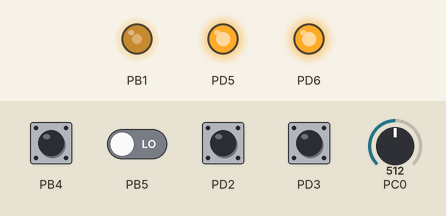
A program run on a simulated ATmega328P, built with avr-gcc and emulated at 16 MHz (the files do not name the chip). On the bench: output pins drawn as LEDs (lit = HIGH). The inputs (shaded band) are chosen by the test bench; at power-on: PB4, PD2, PD3 HIGH, PB5 LOW, PC0 = 512.

Above: at 1.2 s.
1.3 s: PC0 set to 716
At 2.4 s:
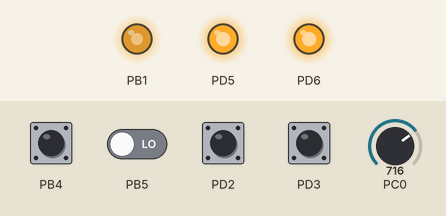
2.8 s: PD2 pulled LOW for 0.15 s
At 3.6 s:
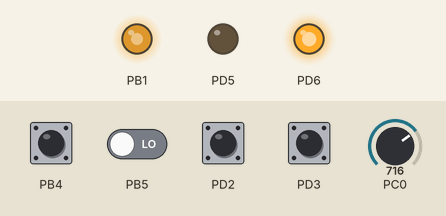
4.4 s: PD3 pulled LOW for 0.15 s
At 4.8 s:
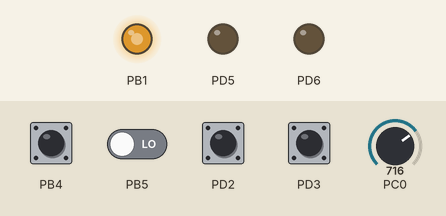
6.0 s: PC0 set to 900
At 7.2 s:
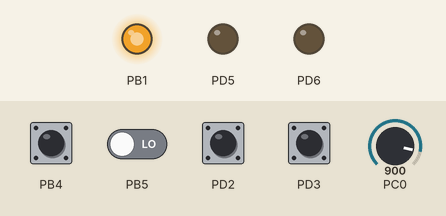
7.5 s: PD2 pulled LOW for 1 s
At 8.3 s:
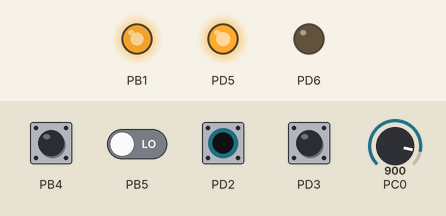
10.0 s: PD3 pulled LOW for 1 s
At 11.4 s:
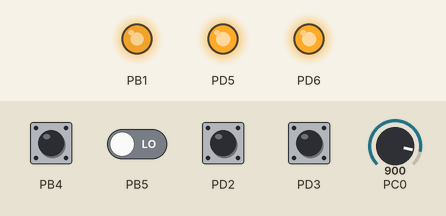
Timing chart, 0 to 13.0 s (numbered marks = the images above; inputs shaded):
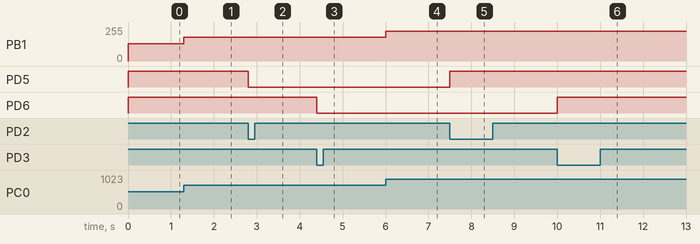

Measured:
- after the input at 1.3 s, PB1: 128/255 → 178/255 at once
- after the input at 2.8 s, PD5: HIGH → LOW at once
- after the input at 4.4 s, PD6: HIGH → LOW at once
- after the input at 6.0 s, PB1: 178/255 → 224/255 at once
- after the input at 7.5 s, PD5: LOW → HIGH at once
- after the input at 10.0 s, PD6: LOW → HIGH at once

The program:

main.cpp
```cpp
#define F_CPU 16000000L     //тактовая частота МК

#include <avr/io.h>
#include <avr/interrupt.h>


#include "ADC.hpp"
#include "TIM.hpp"
#include "EXT_INT.hpp"

//#include "Serial.hpp"

int main()
{
    sei();

    __ADC::init();
    TIM::port_init();
    TIM::timer_init();
    EXT_INT::init();

    //SerialPort::connect();


    while(true)
    {
        OCR1A = __ADC::get_result(0x0u);
    }

    return 0;
}
```

ADC.hpp
```cpp
#pragma once

#include <avr/io.h>
//#include <avr/interrupt.h>

class ADC_Operations;
using __ADC = ADC_Operations;

class ADC_Operations
{
private:
    ADC_Operations() = delete;
public:
    static void init();
    static uint16_t get_result(const uint8_t);
    [[deprecated]]
    static inline const volatile uint8_t get_channel()
    {
        return (ADMUX & 0xF);
    }
};
```

EXT_INT.hpp
```cpp
#pragma once

#include <avr/io.h>
#include <avr/interrupt.h>

class EXT_INT
{
private:
    EXT_INT() = delete;
public:
    static volatile bool blocked_control; // Если флаг взведен, реакции на потенциометр нет.
    static volatile uint16_t count_interrupt; // количество оборотов, который засек датчик
    static void init();
};
```

Serial.hpp
```cpp
#pragma once

#include <avr/io.h>
#include <avr/interrupt.h>

/*
    Для общения с ПК для дебага.
    В основной код не входит
*/
class SerialPort
{
private:
    SerialPort() = delete;
public:
    static void write(const uint8_t);
    static void write(const unsigned char [], const __SIZE_TYPE__ &size);
    static void write(const volatile uint16_t);
    static void connect();
};
```

TIM.hpp
```cpp
#pragma once

#include <avr/io.h>
#include <avr/interrupt.h>

class Timer_Operations;
using TIM = Timer_Operations;

class Timer_Operations
{
private:
    Timer_Operations() = delete;

public:
    static volatile inline uint16_t _counter_interrupt = 0;
    static void timer_init();
    static inline void port_init()
    {
        DDRB |= (1 << PB1);
    }
};
```

ADC.cpp
```cpp
#include "ADC.hpp"
#include <avr/interrupt.h>
#include "Serial.hpp"

void __ADC::init()
{
    ADMUX = (0b01 << REFS0);                    // REFS1 - 0, REFS0 - 1, ИОН = Vcc

    DIDR0 = (0b1111 << ADC2D);                  // отключаем каналы

    ADCSRA = (1 << ADEN) |                      // разрешаем работу АЦП
            (0b111 << ADPS0);                   // устанавливаем предделитель частоты на 128

}

uint16_t __ADC::get_result(const uint8_t channel)
{
    ADMUX = (ADMUX & 0xF0) | channel;           // настраиваем канал

    ADCSRA |= (1 << ADSC);                      // запускаем преобразование
    while(!(ADCSRA & (1 << ADIF)));             // ждем конца преобразования

    return ADC;
}
```

EXT_INT.cpp
```cpp
#include "EXT_INT.hpp"
#include "Serial.hpp"

volatile uint16_t EXT_INT::count_interrupt = 0;

void EXT_INT::init()
{
    /*
        Используемые порты:
        1. PD2 - INT0   - внешнее прерывание от кнопки_1
        2. PD3 - INT1   - внешнее прерывание от кнопки_2
        3. PB4 - PCINT4 - внешнее прерывание от оптического датчика
        4. PB5 - PCINT5 - внешнее прерывание от выхода Pololu FAULT -unused
    */
    EICRA   =   (0b10 << ISC00) | (0b10 << ISC10);  // спадающий фронт на ноге PD2, PD3
    EIMSK   =   (1 << INT0) | (1 << INT1);          // включаем внешнее прерывание

    DDRD    &=  ~((1 << DD2) | (1 << DD3));         // определяем пин на вход
    PORTD   |=  (1 << PD2) | (1 << PD3);            // подтягиваем на питание

    PCICR   =   (1 << PCIE0) | (1 << PCIE1);        // включаем группу прерываний PCINT0/1
    PCMSK0  =   (1 << PCINT4) | (1 << PCINT5);      // включаем прерывание PCINT0/1

    DDRB    &=  ~((1 << DD4));                      // определяем пин на вход
    PORTB   |=  (1 << PB4);                         // подтягиваем дополнительно на питание

    DDRD    |=   (1 << DD6) | (1 << DD5);           // выход на start/stop
    PORTD   |=   (1 << PD6) | (1 << PD5);           // выход на реверс
}


ISR(PCINT0_vect)
{
    if((PINB & (1 << PB4)) == false)
        ++EXT_INT::count_interrupt;                 // считаем количество прохода энкодерного диска через фотопрерыватель
}

ISR(INT0_vect)
{
    PORTD ^= (1 << PD5);                            // дергаем DIR
}

ISR(INT1_vect)
{
    PORTD ^= (1 << PD6);                            // дергаем EN(enable, start/stop)
}
```

Serial.cpp
```cpp
#include "Serial.hpp"

void SerialPort::write(const uint8_t message)
{
    while(!(UCSR0A & (1 << UDRE0)));

    UDR0 = message;
/*
    while(!(UCSR0A & (1 << UDRE0)));
    UDR0 = '\n';
    while(!(UCSR0A & (1 << UDRE0)));
    UDR0 = '\r';
*/
    //nop!
}
void SerialPort::write(const unsigned char message[], const __SIZE_TYPE__ &size)
{
    for(__SIZE_TYPE__ index = 0; index < size; ++index)
    {
        while(!(UCSR0A & (1 << UDRE0)));

        UDR0 = message[index];
    }


}
void SerialPort::write(const volatile uint16_t value)
{
    while(!(UCSR0A & (1 << UDRE0)));
    UDR0 = static_cast<uint8_t>(value >> 8);

    while(!(UCSR0A & (1 << UDRE0)));
    UDR0 = static_cast<uint8_t>(value & 0xFF);

    /*
    while(!(UCSR0A & (1 << UDRE0)));
    UDR0 = '\n';
    while(!(UCSR0A & (1 << UDRE0)));
    UDR0 = '\r';
    */
}

void SerialPort::connect()
{

    UBRR0 = 103; //9600
    UCSR0C = (0b11 << UCSZ00) | // 8bit
            (0b0 << USBS0);     // 1-bit stops

    UCSR0B = (1 << TXEN0);

}
```

TIM.cpp
```cpp
#include "TIM.hpp"
#include "EXT_INT.hpp"
#include "Serial.hpp"
#include "ADC.hpp"

//#define __DEBUG__ENABLE

void TIM::timer_init()
{
    //настройка таймера 1
    //TCCR1A = 0;
    TCCR1A = (1 << COM1A1) |
                (0 << COM1A0) |                             // non-inverting mode fast pwm
                (1 << WGM12) |
                (1 << WGM11) |
                (1 << WGM10);

    TCCR1B = 0x1;                                           // Частота без предделителя
}
```
